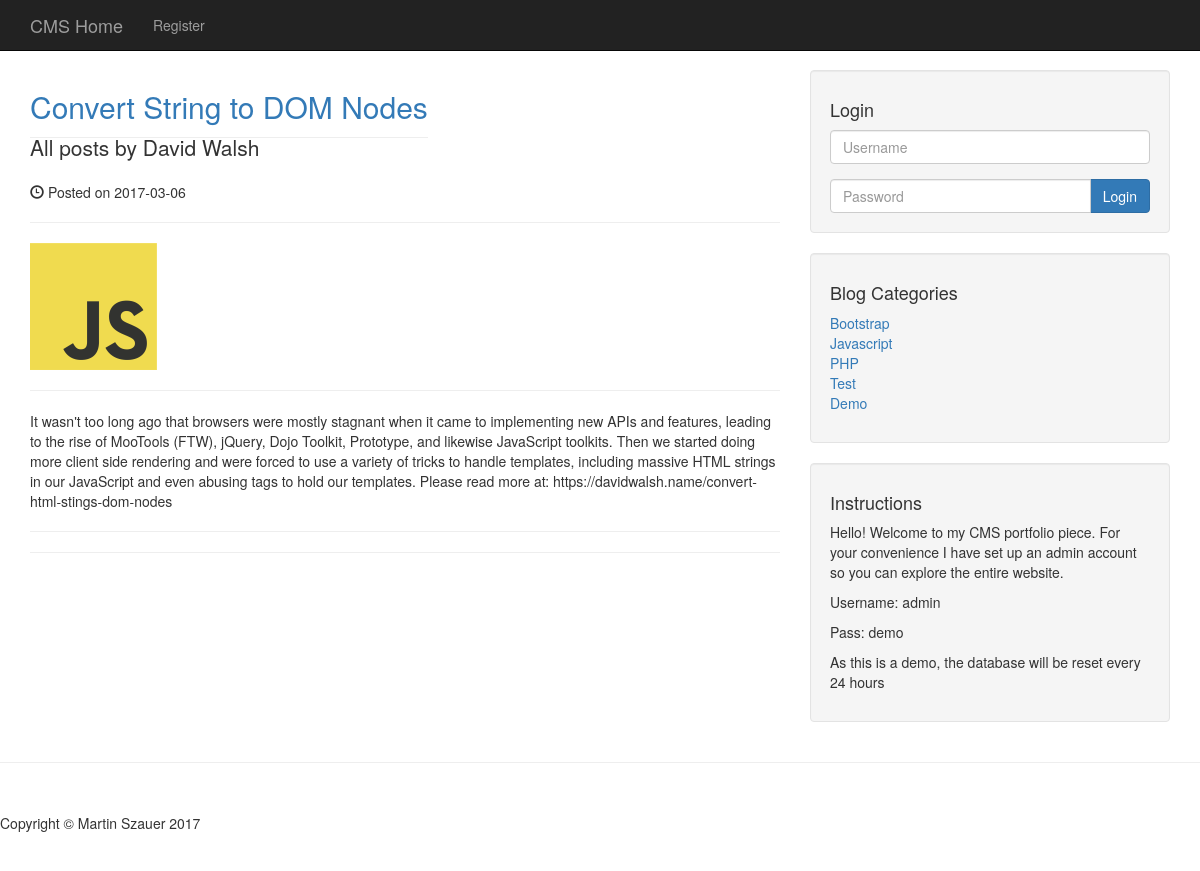
The app's page /author_posts.php?author=David Walsh&p_id=16 with its own data.
### tables this page shows
CREATE TABLE IF NOT EXISTS `posts` (
  `post_id` int(3) NOT NULL,
  `post_category_id` int(3) NOT NULL,
  `post_title` varchar(255) NOT NULL,
  `post_author` varchar(255) NOT NULL,
  `post_date` date NOT NULL,
  `post_image` text NOT NULL,
  `post_content` text NOT NULL,
  `post_tags` varchar(255) NOT NULL,
  `post_comment_count` int(11) NOT NULL,
  `post_status` varchar(255) NOT NULL DEFAULT 'draft'
);

CREATE TABLE IF NOT EXISTS `categories` (
  `cat_id` int(3) NOT NULL,
  `cat_title` varchar(255) NOT NULL
);

### author_posts.php (the view, shortened to what this page needs)
<?php include 'includes/header.php' ?>
    <?php include 'includes/navbar.php' ?>
    <div class="container">
        <div class="row">
            <div class="col-md-8">
                <?php
                if(isset($_GET['p_id'])){
                     $post_author = $_GET['author'];
                }
                ?>
                <?php
                    $query = "SELECT * FROM posts WHERE post_author = '{$post_author}' ";
                    $queryResult = mysqli_query($connection,$query);
                    while($row = mysqli_fetch_assoc($queryResult)){
                        $postTitle =    $row['post_title'];
                        $postAuthor =   $row['post_author'];
                        $postDate =     $row['post_date'];
                        $postImage =    $row['post_image'];
                        $postContent =  $row['post_content'];
                ?>
                <h2>
                    <a href="#" class="page-header"><?php echo "{$postTitle}" ?></a>
                </h2>
                <p class="lead">
                    All posts by <?php echo "{$postAuthor}" ?>
                </p>
                <p><span class="glyphicon glyphicon-time"></span> Posted on <?php echo "{$postDate}" ?></p>
                <hr>
                <img class="img-responsive" src="images/<?php echo $postImage ?>" alt="">
                <hr>
                <p><?php echo "{$postContent}" ?></p>
                <hr>
                <?php
                    }
                ?>
                <hr>
            </div>
            <?php include 'includes/sidebar.php' ?>
            </div>
        </div>
        <hr>
<?php include 'includes/footer.php' ?>

### includes/sidebar.php (shortened to what this page needs)
<div class="col-md-4">
    <div class="well">
        <?php
        if(isset($_SESSION['username'])){
            echo "<h4> Logged in as {$_SESSION['username']}</h4>";
            echo "<a href='./includes/logout.php' class='btn btn-danger'>Logout</a>";
        }
        else{ ?>
            <h4>Login</h4>
            <form action="./includes/login.php" method="post">
                <div class="form-group">
                    <input name="username" type="text" class="form-control" placeholder="Username">
                </div>
                <div class="input-group">
                    <input name="password" type="password" class="form-control" placeholder="Password">
                    <span class="input-group-btn">
                        <button class="btn btn-primary" name="login" type="submit">
                            Login
                        </button>
                    </span>
                </div>
            </form>
        <?php } ?>
    </div>
    <div class="well">
        <h4>Blog Categories</h4>
        <div class="row">
            <div class="col-lg-6">
                <ul class="list-unstyled">
                     <?php
                        $query = "SELECT * FROM categories LIMIT 5";
                        $queryResult = mysqli_query($connection,$query);
                        while($row = mysqli_fetch_assoc($queryResult)){
                            $catTitle = $row['cat_title'];
                            $catId = $row['cat_id'];
                            echo "<li><a href='category.php?category=$catId'> {$catTitle} </a></li>";
                        }
                    ?>
                </ul>
            </div>
        </div>
    </div>
    <?php include "widget.php" ?>
</div>

### css/blog-home.css (style rules this page uses)
body { padding-top: 70px; }

### records on screen
posts: post_title "Convert String to DOM Nodes", post_author "David Walsh", post_date "2017-03-06", post_image (picture), post_content "It wasn't too long ago that browsers were mostly stagnant when it came to implementing new APIs and features, leading to the rise of MooTools (FTW), jQuery, Dojo Toolkit, Prototype, and likewise JavaScript toolkits. Then we started doing more client side rendering and were forced to use a variety of tricks to handle templates, including massive HTML strings in our JavaScript and even abusing tags to hold our templates. Please read more at: https://davidwalsh.name/convert-html-stings-dom-nodes"
categories: cat_title "Bootstrap"
categories: cat_title "Javascript"
categories: cat_title "PHP"
categories: cat_title "Test"
categories: cat_title "Demo"
